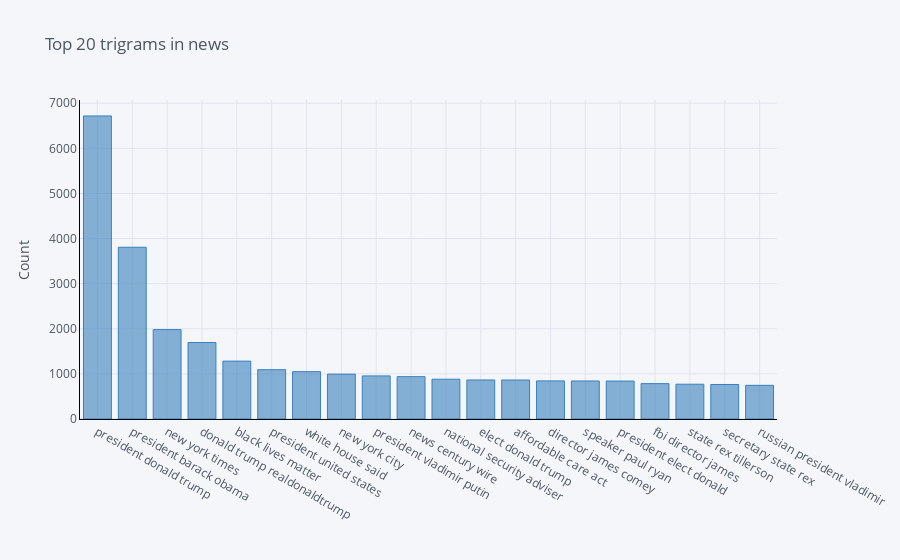

The code cell stored with this chart in its notebook:
### Code cell
#Function to get top trigram words
def get_top_n_trigram(corpus, n=None):
    vec = CountVectorizer(ngram_range=(3, 3), stop_words='english').fit(corpus)
    bag_of_words = vec.transform(corpus)
    sum_words = bag_of_words.sum(axis=0) 
    words_freq = [(word, sum_words[0, idx]) for word, idx in vec.vocabulary_.items()]
    words_freq =sorted(words_freq, key = lambda x: x[1], reverse=True)
    return words_freq[:n]

#Calling function and return only top 20 words
common_words = get_top_n_trigram(combined['text'], 20)

#Printing word and their respective frequencies
for word, freq in common_words:
    print(word, freq)

#Creating a dataframe with words and count
df6 = pd.DataFrame(common_words, columns = ['news' , 'count'])

#Grouping the words and plotting their frequencies
df6.groupby('news').sum()['count'].sort_values(ascending=False).iplot(
    kind='bar',yTitle='Count', linecolor='black',color="blue", title='Top 20 trigrams in news')

### Figure 1 — Plotly figure (JSON) as saved in the notebook; plotly's stock layout.template omitted (floating-point values rounded to 4 significant figures)
{"data": [{"marker": {"color": "rgba(55, 128, 191, 0.6)", "line": {"color": "rgba(55, 128, 191, 1.0)", "width": 1}}, "name": "count", "orientation": "v", "text": "", "type": "bar", "x": ["president donald trump", "president barack obama", "new york times", "donald trump realdonaldtrump", "black lives matter", "president united states", "white house said", "new york city", "president vladimir putin", "news century wire", "national security adviser", "elect donald trump", "affordable care act", "director james comey", "speaker paul ryan", "president elect donald", "fbi director james", "state rex tillerson", "secretary state rex", "russian president vladimir"], "y": [6717, 3807, 1981, 1695, 1283, 1093, 1050, 995, 955, 939, 882, 865, 864, 845, 843, 841, 784, 771, 765, 746]}], "layout": {"legend": {"bgcolor": "#F5F6F9", "font": {"color": "#4D5663"}}, "paper_bgcolor": "#F5F6F9", "plot_bgcolor": "#F5F6F9", "title": {"font": {"color": "#4D5663"}, "text": "Top 20 trigrams in news"}, "xaxis": {"gridcolor": "#E1E5ED", "linecolor": "black", "showgrid": true, "tickfont": {"color": "#4D5663"}, "title": {"font": {"color": "#4D5663"}, "text": ""}, "zerolinecolor": "#E1E5ED", "type": "category", "range": [-0.5, 19.5], "autorange": true}, "yaxis": {"gridcolor": "#E1E5ED", "linecolor": "black", "showgrid": true, "tickfont": {"color": "#4D5663"}, "title": {"font": {"color": "#4D5663"}, "text": "Count"}, "zerolinecolor": "#E1E5ED", "type": "linear", "range": [0, 7071.0], "autorange": true}, "autosize": true}}
